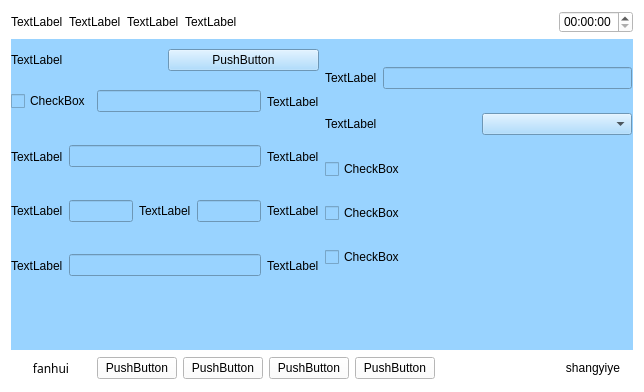
<?xml version="1.0" encoding="UTF-8"?>
<ui version="4.0">
 <class>Wurenzhishou</class>
 <widget class="QWidget" name="Wurenzhishou">
  <property name="geometry">
   <rect>
    <x>0</x>
    <y>0</y>
    <width>644</width>
    <height>392</height>
   </rect>
  </property>
  <property name="windowTitle">
   <string>Form</string>
  </property>
  <property name="styleSheet">
   <string notr="true">background-color: rgb(255, 255, 255);</string>
  </property>
  <layout class="QVBoxLayout" name="verticalLayout_3" stretch="1,5,1">
   <item>
    <layout class="QHBoxLayout" name="horizontalLayout_6">
     <item>
      <widget class="QLabel" name="label_18">
       <property name="text">
        <string>TextLabel</string>
       </property>
      </widget>
     </item>
     <item>
      <widget class="QLabel" name="label_19">
       <property name="text">
        <string>TextLabel</string>
       </property>
      </widget>
     </item>
     <item>
      <widget class="QLabel" name="label_20">
       <property name="text">
        <string>TextLabel</string>
       </property>
      </widget>
     </item>
     <item>
      <widget class="QLabel" name="label_21">
       <property name="text">
        <string>TextLabel</string>
       </property>
      </widget>
     </item>
     <item>
      <spacer name="horizontalSpacer_6">
       <property name="orientation">
        <enum>Qt::Horizontal</enum>
       </property>
       <property name="sizeHint" stdset="0">
        <size>
         <width>40</width>
         <height>20</height>
        </size>
       </property>
      </spacer>
     </item>
     <item>
      <widget class="QTimeEdit" name="timeEdit_3"/>
     </item>
    </layout>
   </item>
   <item>
    <widget class="QWidget" name="widget" native="true">
     <property name="sizePolicy">
      <sizepolicy hsizetype="Preferred" vsizetype="Preferred">
       <horstretch>0</horstretch>
       <verstretch>0</verstretch>
      </sizepolicy>
     </property>
     <property name="contextMenuPolicy">
      <enum>Qt::DefaultContextMenu</enum>
     </property>
     <property name="styleSheet">
      <string notr="true">background-color: rgb(153, 211, 255);</string>
     </property>
     <widget class="QWidget" name="">
      <property name="geometry">
       <rect>
        <x>0</x>
        <y>10</y>
        <width>621</width>
        <height>241</height>
       </rect>
      </property>
      <layout class="QHBoxLayout" name="horizontalLayout_14" stretch="1,1">
       <item>
        <layout class="QVBoxLayout" name="verticalLayout">
         <item>
          <layout class="QHBoxLayout" name="horizontalLayout_9">
           <item>
            <widget class="QLabel" name="label_2">
             <property name="text">
              <string>TextLabel</string>
             </property>
            </widget>
           </item>
           <item>
            <widget class="QPushButton" name="pushButton">
             <property name="text">
              <string>PushButton</string>
             </property>
            </widget>
           </item>
          </layout>
         </item>
         <item>
          <layout class="QHBoxLayout" name="horizontalLayout_8">
           <item>
            <widget class="QCheckBox" name="checkBox">
             <property name="text">
              <string>CheckBox</string>
             </property>
            </widget>
           </item>
           <item>
            <widget class="QLineEdit" name="lineEdit"/>
           </item>
           <item>
            <widget class="QLabel" name="label_11">
             <property name="text">
              <string>TextLabel</string>
             </property>
            </widget>
           </item>
          </layout>
         </item>
         <item>
          <layout class="QHBoxLayout" name="horizontalLayout_7">
           <item>
            <widget class="QLabel" name="label_3">
             <property name="text">
              <string>TextLabel</string>
             </property>
            </widget>
           </item>
           <item>
            <widget class="QLineEdit" name="lineEdit_2"/>
           </item>
           <item>
            <widget class="QLabel" name="label_10">
             <property name="text">
              <string>TextLabel</string>
             </property>
            </widget>
           </item>
          </layout>
         </item>
         <item>
          <layout class="QHBoxLayout" name="horizontalLayout">
           <item>
            <widget class="QLabel" name="label_5">
             <property name="text">
              <string>TextLabel</string>
             </property>
            </widget>
           </item>
           <item>
            <widget class="QLineEdit" name="lineEdit_3"/>
           </item>
           <item>
            <widget class="QLabel" name="label_7">
             <property name="text">
              <string>TextLabel</string>
             </property>
            </widget>
           </item>
           <item>
            <widget class="QLineEdit" name="lineEdit_5"/>
           </item>
           <item>
            <widget class="QLabel" name="label_8">
             <property name="text">
              <string>TextLabel</string>
             </property>
            </widget>
           </item>
          </layout>
         </item>
         <item>
          <layout class="QHBoxLayout" name="horizontalLayout_4">
           <item>
            <widget class="QLabel" name="label_6">
             <property name="text">
              <string>TextLabel</string>
             </property>
            </widget>
           </item>
           <item>
            <widget class="QLineEdit" name="lineEdit_4"/>
           </item>
           <item>
            <widget class="QLabel" name="label_9">
             <property name="text">
              <string>TextLabel</string>
             </property>
            </widget>
           </item>
          </layout>
         </item>
        </layout>
       </item>
       <item>
        <layout class="QVBoxLayout" name="verticalLayout_2">
         <item>
          <layout class="QHBoxLayout" name="horizontalLayout_10">
           <item>
            <widget class="QLabel" name="label_12">
             <property name="text">
              <string>TextLabel</string>
             </property>
            </widget>
           </item>
           <item>
            <widget class="QLineEdit" name="lineEdit_6"/>
           </item>
          </layout>
         </item>
         <item>
          <layout class="QHBoxLayout" name="horizontalLayout_13">
           <item>
            <widget class="QLabel" name="label_13">
             <property name="text">
              <string>TextLabel</string>
             </property>
            </widget>
           </item>
           <item>
            <widget class="QComboBox" name="comboBox"/>
           </item>
          </layout>
         </item>
         <item>
          <widget class="QCheckBox" name="checkBox_2">
           <property name="text">
            <string>CheckBox</string>
           </property>
          </widget>
         </item>
         <item>
          <widget class="QCheckBox" name="checkBox_3">
           <property name="text">
            <string>CheckBox</string>
           </property>
          </widget>
         </item>
         <item>
          <widget class="QCheckBox" name="checkBox_4">
           <property name="text">
            <string>CheckBox</string>
           </property>
          </widget>
         </item>
        </layout>
       </item>
      </layout>
     </widget>
    </widget>
   </item>
   <item>
    <layout class="QHBoxLayout" name="horizontalLayout_3">
     <item>
      <widget class="QPushButton" name="returnIndex">
       <property name="font">
        <font>
         <family>AR PL UMing TW MBE</family>
        </font>
       </property>
       <property name="text">
        <string>fanhui</string>
       </property>
       <property name="flat">
        <bool>true</bool>
       </property>
      </widget>
     </item>
     <item>
      <layout class="QHBoxLayout" name="horizontalLayout_15">
       <item>
        <widget class="QPushButton" name="pushButton_2">
         <property name="text">
          <string>PushButton</string>
         </property>
        </widget>
       </item>
       <item>
        <widget class="QPushButton" name="pushButton_3">
         <property name="text">
          <string>PushButton</string>
         </property>
        </widget>
       </item>
       <item>
        <widget class="QPushButton" name="pushButton_4">
         <property name="text">
          <string>PushButton</string>
         </property>
        </widget>
       </item>
       <item>
        <widget class="QPushButton" name="pushButton_5">
         <property name="text">
          <string>PushButton</string>
         </property>
        </widget>
       </item>
      </layout>
     </item>
     <item>
      <spacer name="horizontalSpacer_5">
       <property name="orientation">
        <enum>Qt::Horizontal</enum>
       </property>
       <property name="sizeHint" stdset="0">
        <size>
         <width>40</width>
         <height>20</height>
        </size>
       </property>
      </spacer>
     </item>
     <item>
      <widget class="QPushButton" name="returnPage">
       <property name="text">
        <string>shangyiye</string>
       </property>
       <property name="flat">
        <bool>true</bool>
       </property>
      </widget>
     </item>
    </layout>
   </item>
  </layout>
  <zorder>label_16</zorder>
  <zorder>layoutWidget</zorder>
  <zorder>layoutWidget_2</zorder>
  <zorder>widget</zorder>
  <zorder>label_2</zorder>
  <zorder>checkBox</zorder>
  <zorder>pushButton</zorder>
  <zorder>lineEdit</zorder>
  <zorder>label_3</zorder>
  <zorder>lineEdit_2</zorder>
  <zorder>label_5</zorder>
  <zorder>lineEdit_3</zorder>
  <zorder>label_6</zorder>
  <zorder>lineEdit_4</zorder>
  <zorder>label_7</zorder>
  <zorder>lineEdit_5</zorder>
  <zorder>label_8</zorder>
  <zorder>label_9</zorder>
  <zorder>label_10</zorder>
  <zorder>label_11</zorder>
  <zorder></zorder>
  <zorder>label_12</zorder>
  <zorder>lineEdit_6</zorder>
  <zorder>label_13</zorder>
  <zorder>comboBox</zorder>
  <zorder>checkBox_2</zorder>
  <zorder>checkBox_3</zorder>
  <zorder>checkBox_4</zorder>
  <zorder>pushButton_2</zorder>
  <zorder>pushButton_3</zorder>
  <zorder>pushButton_4</zorder>
  <zorder>pushButton_5</zorder>
 </widget>
 <resources/>
 <connections/>
</ui>
